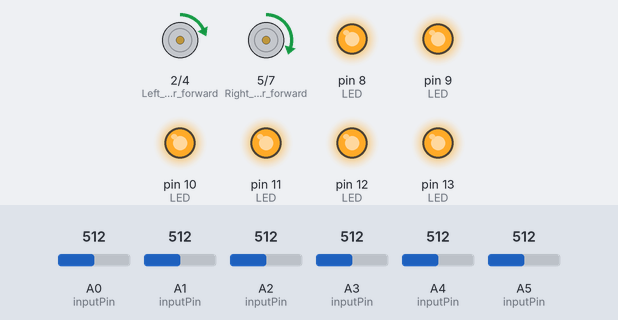
Bench run of a sketch on a simulated Arduino Uno, built with avr-gcc and run on an emulated ATmega328P. Shown: motor-driver pin pairs drawn as motors (green arrow = first pin HIGH = forward, orange = second pin HIGH = backward, longer = more drive, scaled by the enable pin), output pins drawn as LEDs (lit = HIGH). The inputs (shaded band) are chosen by the test bench; at power-on: A0 (inputPin) = 512, A1 (inputPin) = 512, A2 (inputPin) = 512, A3 (inputPin) = 512, A4 (inputPin) = 512, A5 (inputPin) = 512. Random numbers use the default seed unless the sketch sets one.

Above: at 2.7 s.
2.8 s: A0 (inputPin) set to 37
At 4.5 s:
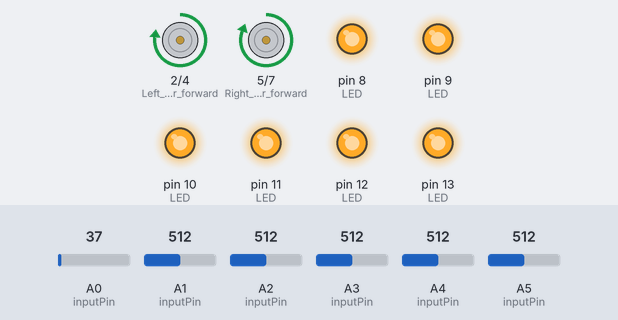
5.8 s: A0 (inputPin) set to 32
At 6.5 s:
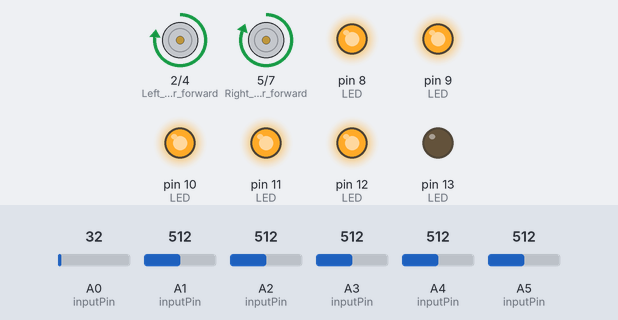
8.8 s: A1 (inputPin) set to 37
11.8 s: A1 (inputPin) set to 31
At 12.2 s:
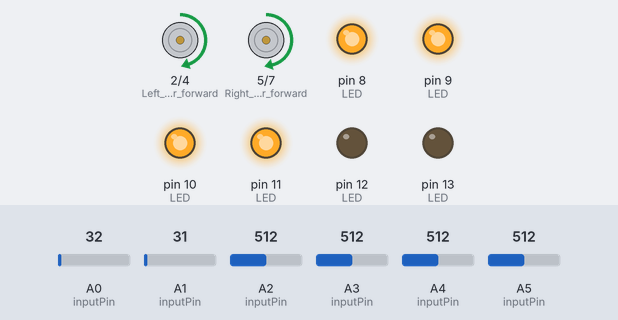
14.8 s: A2 (inputPin) set to 35
17.8 s: A2 (inputPin) set to 28
At 18.8 s:
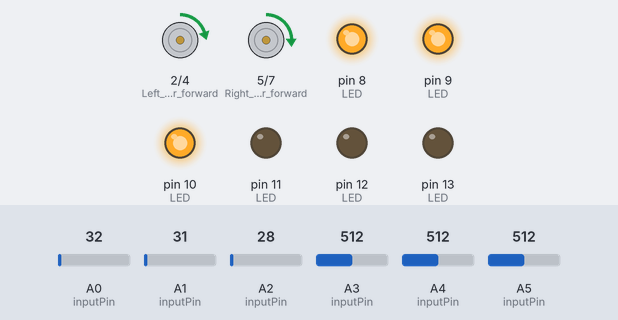
Timing chart, 0 to 27.9 s (numbered marks = the images above; inputs shaded):
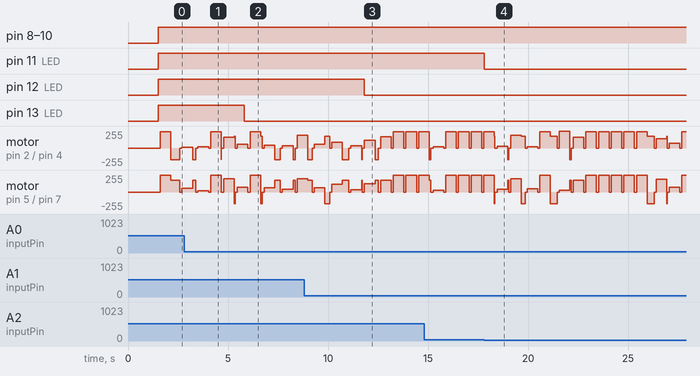

Measured:
- the behaviour switches between 35 and 34 on A0 (inputPin) (found by bisection; images 1 and 2)
- the behaviour switches between 34 and 33 on A1 (inputPin) (found by bisection; images 2 and 3)
- the behaviour switches between 32 and 31 on A2 (inputPin) (found by bisection; images 3 and 4)
- after the input at 5.8 s, pin 13 (LED): HIGH → LOW at once
- after the input at 11.8 s, pin 12 (LED): HIGH → LOW at once
- after the input at 17.8 s, pin 11 (LED): HIGH → LOW at once

The sketch:

inverse_crw.ino
```cpp
#include "./Gaussian.h"

const int sensor_size(6);
const int read_size(25);
const int south = A2;
const int south_LED = 11;
const int west = A4;
const int west_LED = 9;
const int north = A5;
const int north_LED = 8;
const int east = A1;
const int east_LED = 12;
const int north_east = A0;
const int north_east_LED = 13;
const int north_west = A3;
const int north_west_LED = 10;
const int north_idx = 0;
const int south_idx = 5;
const int east_idx = 3;
const int west_idx = 4;
const int north_east_idx = 1;
const int north_west_idx = 2;

/*
//calibrate from 6th line front edge
const int north_value = 20;
const int south_value = 27;
const int east_value = 21;
const int west_value = 26;
const int north_east_value = 23;
const int north_west_value = 25;
*/

//calibrate from 5th line front edge, bottom left edge of tape
const int north_value = 30;
const int south_value = 32;
const int east_value = 34;
const int west_value = 42;
const int north_east_value = 35;
const int north_west_value = 35;


const int serial_select(west_idx);
int LED[sensor_size] = {north_LED, north_east_LED, north_west_LED, east_LED,
 west_LED, south_LED};
const int dist_values[6] = {north_value, north_east_value, north_west_value,
 east_value, west_value, south_value};

int inputPin[sensor_size] = {north, north_east, north_west, east, west, south};
int readings[sensor_size][read_size];
int total[sensor_size];
int average[sensor_size];
int readIndex(0);


int Right_motor_reverse = 7;
int Right_motor_forward = 5;
int Right_motor_enable = 6;
int Left_motor_reverse = 4;
int Left_motor_forward = 2;
int Left_motor_enable = 3;

Gaussian gaussian = Gaussian();
int default_speed = 175; //batcar 150
int max_speed = 255;  //batcar 230
//calibration parameters:
const float speed_right_fraction = 1.0;
const float speed_left_fraction = 0.946;
const float spin_360_left_delay = 1027;
const float spin_360_right_delay = 1028;

void update_sensors_after_1ms() {
  for (unsigned i(0); i < sensor_size; ++i) {
    total[i] -= readings[i][readIndex];
    readings[i][readIndex] = analogRead(inputPin[i]);
    total[i] += readings[i][readIndex];
    average[i] = total[i] / read_size;
    if (i == serial_select) {
      //Serial.println(average[i]);
    }
    if (average[i] >= dist_values[i]) {
      digitalWrite(LED[i], HIGH);
    }
    else {
      digitalWrite(LED[i], LOW);
    }
  }
  readIndex = readIndex + 1;
  if (readIndex >= read_size) {
    readIndex = 0;
  }
}

void local_delay(int ms) {
  for (unsigned i(0); i < ms/1.72; ++i) {
    update_sensors_after_1ms();
    delay(1);
  }
}


void spin_right() {
  digitalWrite(Right_motor_forward, LOW);
  digitalWrite(Right_motor_reverse, HIGH);
  analogWrite(Right_motor_enable, default_speed);
  digitalWrite(Left_motor_forward, HIGH);
  digitalWrite(Left_motor_reverse, LOW);
  analogWrite(Left_motor_enable, default_speed);
}

void spin_left() {
  digitalWrite(Right_motor_forward, HIGH);
  digitalWrite(Right_motor_reverse, LOW);
  analogWrite(Right_motor_enable, default_speed);
  digitalWrite(Left_motor_forward, LOW);
  digitalWrite(Left_motor_reverse, HIGH);
  analogWrite(Left_motor_enable, default_speed);
}

void spin_right_angle(int angle) {
  spin_right();
  local_delay(spin_360_right_delay/360*angle);
}

void spin_left_angle(int angle) {
  spin_left();
  local_delay(spin_360_left_delay/360*angle);
}

void run_at_speed(int speed) {
  digitalWrite(Right_motor_forward, HIGH);
  digitalWrite(Right_motor_reverse, LOW);
  analogWrite(Right_motor_enable, speed*speed_right_fraction);

  digitalWrite(Left_motor_forward, HIGH);
  digitalWrite(Left_motor_reverse, LOW);
  analogWrite(Left_motor_enable, speed*speed_left_fraction);
}

void brake() {
  digitalWrite(Left_motor_reverse, LOW);
  digitalWrite(Left_motor_forward, LOW);
  digitalWrite(Right_motor_forward, LOW);
  digitalWrite(Right_motor_reverse, LOW);
}

void orient(int new_orientation) {
  int rotation = new_orientation;
  if (rotation < 0) {
    rotation += 360;
  }
  if (rotation <= 180) {
    spin_left_angle(rotation);
  }
  else {
    spin_right_angle(360-rotation);
  }
  brake(); //stop
  local_delay(100);
}

void neutrophil_inverse_crw() {
  double speedStd = 8.5;
  double speedMean = 5.95;
  double attackFactor = 0.55;
  double correlationFactor = 1;
  double pitchRateMean = 2.65;
  double pitchRateStd = 1.5;

  // apply movement to the cell in the direction that it faces
  gaussian.mean = speedMean;
  gaussian.variance = speedStd*speedStd;
  double currentSpeed = gaussian.random();
  // units in um/min. Ensure not faster than maximum possible neutrophil spd.
  double maxSpeed = 25.0;
  currentSpeed = min(maxSpeed, currentSpeed);
  // cell's can't move reverse
  currentSpeed = abs(currentSpeed);

  gaussian.mean = pitchRateMean;
  gaussian.variance = pitchRateStd*pitchRateStd;
  double pitch = gaussian.random();
  /* This is the critical bit, relating the last speed to the pitch.
   * Correlation factor describes the sensitivity to speed.
   * When correlationFactor=0, speed has no influence
   * on pitch. When correlationFactor=1, speed as a proportion of maximum
   * speed completely scales pitch.
   */
  double scaledMaxSpeed = pow(maxSpeed, attackFactor);
  double scaledSpeed = pow(currentSpeed, attackFactor);
  pitch *= (1.0 - correlationFactor) +
    (correlationFactor * (scaledMaxSpeed - scaledSpeed) / scaledMaxSpeed);
  //pitch *= Simulation.timeSlice;    // account for timestep.
  // multiply orientation by rotateQ, because pitchQ is calculated relative to
  // cell, not in absolute space.
  double new_orientation = pitch/(M_PI*2)*360; //convert radians to degrees
  orient(new_orientation);
  run_at_speed(currentSpeed/maxSpeed*max_speed);
  local_delay(500); // walk at selected speed for 500 ms
}

void neutrophil_brownian() {
  double speedStd = 10;
  gaussian.mean = 0;
  gaussian.variance = speedStd*speedStd;
  double currentSpeed = gaussian.random();
  double maxSpeed = 25.0;
  currentSpeed = min(maxSpeed, currentSpeed);
  currentSpeed = abs(currentSpeed);
  orient(random(0, 360));
  run_at_speed(currentSpeed/maxSpeed*max_speed);
  local_delay(500); // walk at selected speed for 500 ms
}

void calibrate_wheel_alignment() {
  run_at_speed(default_speed);
  local_delay(5000);
  brake();
  delay(100000);
}

void calibrate_right_360_angle() {
  spin_right_angle(360);
  brake();
  local_delay(3000);
}

void calibrate_left_360_angle() {
  spin_left_angle(360);
  brake();
  local_delay(3000);
}

void setup_sensors() {
  Serial.begin(9600);
  for (unsigned i(0); i < sensor_size; ++i) {
    pinMode(LED[i], OUTPUT);
    total[i] = 0;
    average[i] = 0;
    for (unsigned j(0); j < read_size; j++) {
      readings[i][j] = 0;
    }
  }
}

void setup_motors() {
  pinMode(Left_motor_forward, OUTPUT);
  pinMode(Left_motor_reverse, OUTPUT);
  pinMode(Right_motor_forward, OUTPUT);
  pinMode(Right_motor_reverse, OUTPUT);
  pinMode(Right_motor_enable, OUTPUT);
  pinMode(Left_motor_enable, OUTPUT);
  digitalWrite(Left_motor_enable, HIGH);
  digitalWrite(Right_motor_enable, HIGH);
}

void setup() {
  setup_motors();
  setup_sensors();
  delay(1500);
}


void loop_motors() {
  neutrophil_inverse_crw();
  //neutrophil_brownian();
  //calibrate_wheel_alignment();
  //calibrate_left_360_angle();
  //calibrate_right_360_angle();
}

void loop() {
  loop_motors();
  //update_sensors_after_1ms();
  //delay(1);
}
```

Gaussian.h
```cpp
/*
 	Gaussian.h - An Gaussian object

	This class was made to make it easy to understand and use
	Gaussians in real life applications.

	For instructions, go to https://github.com/ivanseidel/Gaussian

	Created by Ivan Seidel Gomes, July, 2013.
	Released into the public domain.
*/

#ifndef Gaussian_h
#define Gaussian_h

#include "math.h"
#include "Arduino.h"

#define MAX_VARIANCE 2147483600

class Gaussian
{
protected:
	/*
		Return the result of the sum of a gaussian
		with _mean and _variance and This gaussian,
		in a NEW object;
	*/
	virtual Gaussian sum(double _mean, double _variance){
		double nMean = (variance * _mean + _variance * mean) / (_variance + variance);
		double nVariance = 1.0 / (1.0/variance + 1.0/_variance);

		return Gaussian(nMean, nVariance);
	}

	/*
		Return the result of the sum of _gaus and This
		gaussian, in a NEW object;
	*/
	virtual Gaussian sum(Gaussian _gaus){
		return sum(_gaus.mean, _gaus.variance);
	}

public:
	/*
		Leave it public, to make it easier
	*/
	double mean, variance;

	/*
		Constructor method
		Default variance is MAC_VARIANCE
	*/
	Gaussian(double _mean = 0.0, double _variance = MAX_VARIANCE){
		mean = _mean;
		variance = _variance;
	}

	/*
		Set the mean to _val
	*/
	virtual Gaussian setMean(double _val){
		mean = _val;

		return *this;
	}

	/*
		Move the mean by _val
	*/
	virtual Gaussian move(double _val){
		mean += _val;

		return *this;
	}

	/*
		Increase the variance by _val
	*/
	virtual Gaussian vary(double _val){
		variance += _val;

		return *this;
	}

	/*
		Increase the variance by _val
	*/
	virtual Gaussian setVariance(double _val){
		variance = _val;

		return *this;
	}


	/*
		Copies the same mean and variance to the current object
	*/
	virtual void operator=(Gaussian _gaus){
		mean = _gaus.mean;
		variance = _gaus.variance;
	}

	/*
		Overrides the + operator to be able to sum with gaussians like:
			Gaussian b = Gaussian(10, 20);
			Gaussian a = b + Gaussian(1,10);
	*/
	virtual Gaussian operator+(Gaussian _gaus){
		return sum(_gaus);
	}

	/*
		Overrides the += operator to be able to sum with gaussians like:
			Gaussian b = Gaussian(10, 20);
			Gaussian a += b;
	*/
	virtual void operator+=(Gaussian _gaus){
		*this = sum(_gaus);
	}

	/*
		Randomize a variable with Gaussian distribuition,
		using it's mean and variance
	*/
	virtual double random(){
		double R1, R2;
		R1 = ::random(MAX_VARIANCE)/(double)MAX_VARIANCE;
		R2 = ::random(MAX_VARIANCE)/(double)MAX_VARIANCE;
		return mean + variance * cos( 2 * M_PI * R1) * sqrt(-log(R2));
	}

	virtual double plot(double x){
		static const float inv_sqrt_2pi = 0.3989422804014327;
		double sigma = sqrt(variance);
	    double a = (x - mean) / sigma;

	    return inv_sqrt_2pi / sigma * exp(-0.5f * a * a);
	}

};


#endif
```
